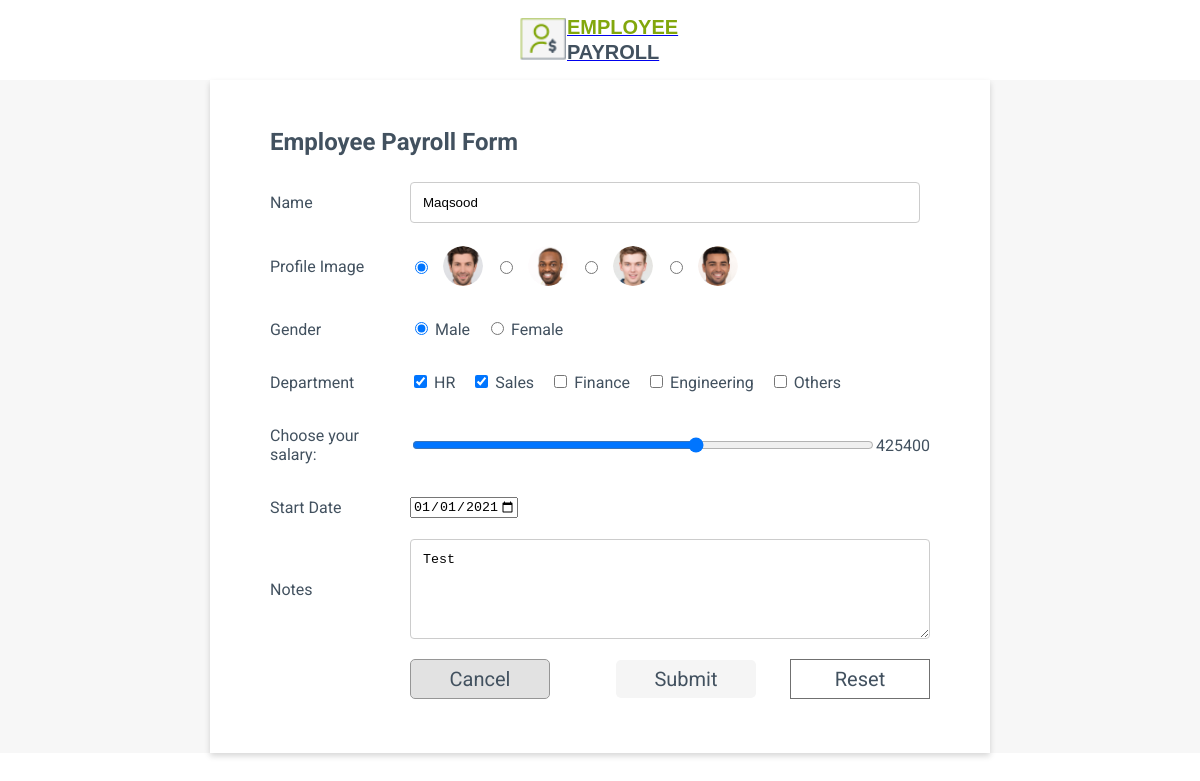
Page /employees/edit/5/ on the earlier database version.
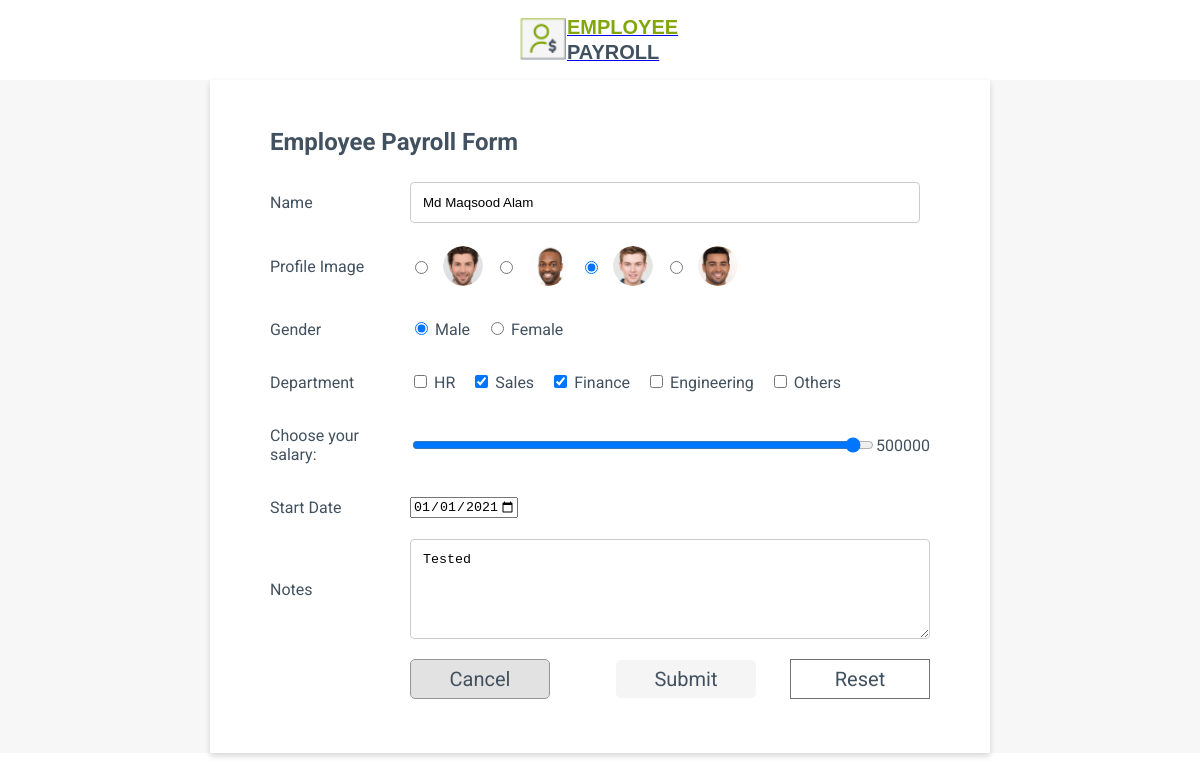
Same page on the later database version.
### employees/models.py (models this page shows, shortened)
class Employee(models.Model):
    name=models.CharField(max_length=50)
    profile_pic=models.CharField(max_length=200)
    gender=models.CharField(max_length=6)
    departments=models.ManyToManyField(Department)
    salary=models.IntegerField()
    start_date=models.DateField()
    note=models.TextField()
    class Meta:
        ordering=['name']

### employees/views.py (the view)
# urls.py: path('edit/<int:pk>/',editEmployee),
def editEmployee(request,pk):
    employee=Employee.objects.get(id=pk)
    if request.method=='POST':
        employee.name=request.POST['name']
        employee.gender=request.POST['gender']
        employee.salary=int(request.POST['salary'])
        employee.profile_pic=request.POST['profile_pic']
        employee.note=request.POST['note']
        employee.start_date=datetime.strptime(request.POST['start_date'], '%Y-%m-%d').date()
        departmentNames=request.POST.getlist('departments')
        initialDepartments=employee.departments.all()
        for departmentName in departmentNames:
            try:
                department=Department.objects.get(department_name=departmentName)
            except Department.DoesNotExist:
                department=Department(department_name=departmentName)
                department.save()
            employee.departments.add(department)
        for department in initialDepartments:
            if department.department_name not in departmentNames:
                employee.departments.remove(department)
        employee.save()
        return HttpResponseRedirect('/employees/')
    else:
        dateToday=datetime.now()
        dateMonthBefore=dateToday-timedelta(days=30)
        return render(request,'Employee_Form.html',{'minDate':dateMonthBefore.date(),'maxDate':dateToday.date(),'employee':employee})

### employees/templates/Employee_Form.html (shortened to what the changed rows need)
<!DOCTYPE html>
<html lang="en">
{% load static %}
<head>
    <link href="{% static 'css/Employee_Form.css' %}" type="text/css" rel="stylesheet">
</head>
<body>
    <div class="form-content">
        <form class="form" action="" method="POST">
            <div class="row-content">
                <label class="label text" for="name">Name</label>
                <input class="input" type="text" id="name" name="name" placeholder="Your name.." pattern='^[A-Z]{1}[a-zA-Z ]{2,}$' oninvalid="this.setCustomValidity('Name is Invalid')" oninput="this.setCustomValidity('')" {% if employee %}value="{{ employee.name }}"{% endif %} required>
            </div>
            <div class="row-content">
                <div class="profile-radio-content">
                    <label>
                        <input type="radio" id="profile1" name="profile_pic" value="assets/profile-images/Ellipse -3.png" {% if employee %}{% ifequal "assets/profile-images/Ellipse -3.png" employee.profile_pic %}checked{% endifequal %}{% endif %} required>
                        <img class="profile" id="image1" src="{% static 'assets/profile-images/Ellipse -3.png' %}">
                    </label>
                    <label>
                        <input type="radio" id="profile3" name="profile_pic" value="assets/profile-images/Ellipse -5.png" {% if employee %}{% ifequal "assets/profile-images/Ellipse -5.png" employee.profile_pic %}checked{% endifequal %}{% endif %} required>
                        <img class="profile" id="image3" src="{% static 'assets/profile-images/Ellipse -5.png' %}">
                    </label>
                </div>
            </div>
            <div class="row-content">
                <div>
                    <input class="checkbox" type="checkbox" id="hr" name="departments" value="HR" {% if employee %}{% for department in employee.departments.all %}{% ifequal "HR" department.department_name %}checked{% endifequal %}{% endfor %}{% endif %}>
                    <label class="text" for="hr">HR</label>
                    <input class="checkbox" type="checkbox" id="sales" name="departments" value="Sales" {% if employee %}{% for department in employee.departments.all %}{% ifequal "Sales" department.department_name %}checked{% endifequal %}{% endfor %}{% endif %}>
                    <label class="text" for="sales">Sales</label>
                    <input class="checkbox" type="checkbox" id="finance" name="departments" value="Finance" {% if employee %}{% for department in employee.departments.all %}{% ifequal "Finance" department.department_name %}checked{% endifequal %}{% endfor %}{% endif %}>
                    <label class="text" for="finance">Finance</label>
                    <input class="checkbox" type="checkbox" id="engineering" name="departments" value="Engineering" >
                    <label class="text" for="engineer">Engineering</label>
                    <input class="checkbox" type="checkbox" id="others" name="departments" value="Others" >
                    <label class="text" for="others">Others</label>
                </div>
            </div>
            <div class="row-content">
                <label class="label text" for="salary">Choose your salary: </label>
                <input class="input" type="range" name="salary" id="salary" min="300000" max="500000" step="100" {% if employee %}value="{{ employee.salary }}"{% else %}value="400000"{% endif %}>
                <output class="salary-output text" for="salary">{% if employee %}{{ employee.salary }}{% else %}400000{% endif %}</output>
            </div>
            <div class="row-content">
                <div>
                    <input type="date" name="start_date" id="start_date" min={{ minDate|date:"Y-m-d" }} max={{ maxDate|date:"Y-m-d" }} {% if employee %}value="{{ employee.start_date|date:"Y-m-d" }}"{% endif %}/>
                </div>
            </div>
            <div class="row-content">
                <label class="label text" for="note">Notes</label>
                <textarea id="note" class="input" name="note" placeholder="" style="height: 100px;">{% if employee %}{{ employee.note }}{% endif %}</textarea>
            </div>
        </form>
    </div>
</body>
</html>

Differences in the rows shown:
changed Employee: name "Maqsood" → "Md Maqsood Alam"; salary "425400" → "500000"; note "Test" → "Tested"
Other differences:
form field profile_pic: "☑" → "☐"
form field profile_pic: "☐" → "☑"
form field departments: "☑" → "☐"
form field departments: "☐" → "☑"
